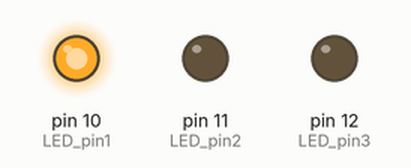
Recording of a sketch running on a simulated Arduino Uno, built with avr-gcc and run on an emulated ATmega328P. Parts: output pins drawn as LEDs (lit = HIGH).

Above: at 0.2 s.
At 1.2 s:
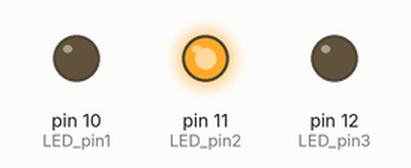
At 2.2 s:
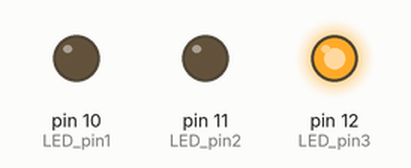
At 5.7 s:
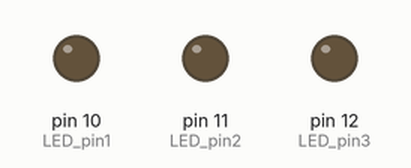
Timing chart, 0 to 6.9 s (numbered marks = the images above):
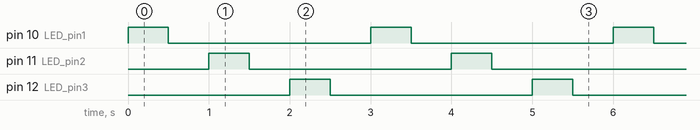

The sketch:

01_LED_02.ino.ino
```cpp
/*
ctrl + n : 아두이노 새 스케치 열기

새로운 스케치를 열면 새로운 창이 열림

아두이노 IDE에서는 탭 방식이 아닌 여러 창을 사용하는 방식이기 때문

스케치 = 하나의 폴더
폴더 = 하나의 독립 프로젝트
그렇기 때문에 프로젝트마다 별도의 창이 생기고 사용하는 것

--------

폴더 = 하나의 독립 프로젝트
그래서 .ino 파일은 새로운 폴더 안에 생기

아두이노는 폴더 이름과 동일한 .ino 파일을 "메인 파일"로 간주함
같은 폴더 안의 .ino 파일은 하나의 코드처럼 합쳐서 컴파일

즉, 하나의 스케치 폴더 안에는 .ino 파일이 여러개 있으면
하나의 큰 코드로 인식

하나의 스케치 폴더 안에는 set up(), loop()가 단 하나씩만 존재해야함
*/


int LED_pin1 = 10;
int LED_pin2 = 11;
int LED_pin3 = 12;

void setup() {
  pinMode(LED_pin1, OUTPUT);
  pinMode(LED_pin2, OUTPUT);
  pinMode(LED_pin3, OUTPUT);
}

// version 1
void loop() {
  digitalWrite(LED_pin1, HIGH);
  delay(500);
  digitalWrite(LED_pin1, LOW);
  delay(500);
  digitalWrite(LED_pin2, HIGH);
  delay(500);
  digitalWrite(LED_pin2, LOW);
  delay(500);
  digitalWrite(LED_pin3, HIGH);
  delay(500);
  digitalWrite(LED_pin3, LOW);
  delay(500);
}
                                                                                         
```

Measured:
- by itself, pin 10 (LED_pin1), pin 11 (LED_pin2), pin 12 (LED_pin3): alternates HIGH for 0.50 s and LOW for 2.5 s
- by itself, everything shown: repeats every 3.0 s, in 6 steps
